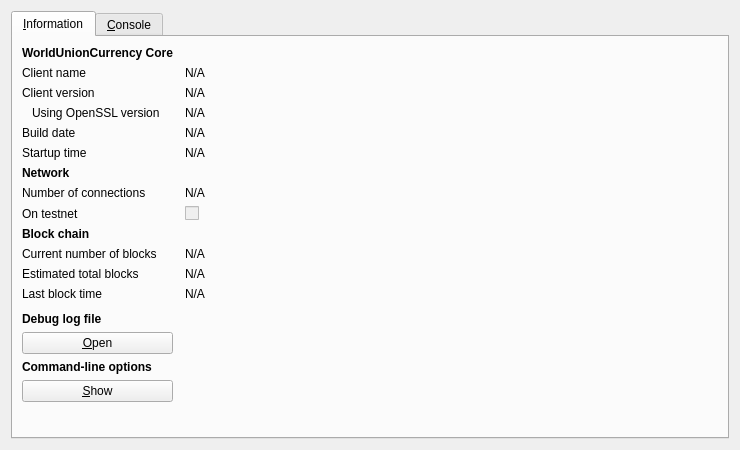
<?xml version="1.0" encoding="UTF-8"?>
<ui version="4.0">
 <class>RPCConsole</class>
 <widget class="QDialog" name="RPCConsole">
  <property name="geometry">
   <rect>
    <x>0</x>
    <y>0</y>
    <width>740</width>
    <height>450</height>
   </rect>
  </property>
  <property name="windowTitle">
   <string>WorldUnionCurrency - Debug window</string>
  </property>
  <layout class="QVBoxLayout" name="verticalLayout_2">
   <item>
    <widget class="QTabWidget" name="tabWidget">
     <property name="currentIndex">
      <number>0</number>
     </property>
     <widget class="QWidget" name="tab_info">
      <attribute name="title">
       <string>&amp;Information</string>
      </attribute>
      <layout class="QGridLayout" name="gridLayout" columnstretch="0,1">
       <property name="horizontalSpacing">
        <number>12</number>
       </property>
       <item row="0" column="0">
        <widget class="QLabel" name="label_9">
         <property name="font">
          <font>
           <weight>75</weight>
           <bold>true</bold>
          </font>
         </property>
         <property name="text">
          <string>WorldUnionCurrency Core</string>
         </property>
        </widget>
       </item>
       <item row="1" column="0">
        <widget class="QLabel" name="label_5">
         <property name="text">
          <string>Client name</string>
         </property>
        </widget>
       </item>
       <item row="1" column="1">
        <widget class="QLabel" name="clientName">
         <property name="cursor">
          <cursorShape>IBeamCursor</cursorShape>
         </property>
         <property name="text">
          <string>N/A</string>
         </property>
         <property name="textFormat">
          <enum>Qt::PlainText</enum>
         </property>
         <property name="textInteractionFlags">
          <set>Qt::LinksAccessibleByMouse|Qt::TextSelectableByKeyboard|Qt::TextSelectableByMouse</set>
         </property>
        </widget>
       </item>
       <item row="2" column="0">
        <widget class="QLabel" name="label_6">
         <property name="text">
          <string>Client version</string>
         </property>
        </widget>
       </item>
       <item row="2" column="1">
        <widget class="QLabel" name="clientVersion">
         <property name="cursor">
          <cursorShape>IBeamCursor</cursorShape>
         </property>
         <property name="text">
          <string>N/A</string>
         </property>
         <property name="textFormat">
          <enum>Qt::PlainText</enum>
         </property>
         <property name="textInteractionFlags">
          <set>Qt::LinksAccessibleByMouse|Qt::TextSelectableByKeyboard|Qt::TextSelectableByMouse</set>
         </property>
        </widget>
       </item>
       <item row="3" column="0">
        <widget class="QLabel" name="label_14">
         <property name="text">
          <string>Using OpenSSL version</string>
         </property>
         <property name="indent">
          <number>10</number>
         </property>
        </widget>
       </item>
       <item row="3" column="1">
        <widget class="QLabel" name="openSSLVersion">
         <property name="cursor">
          <cursorShape>IBeamCursor</cursorShape>
         </property>
         <property name="text">
          <string>N/A</string>
         </property>
         <property name="textFormat">
          <enum>Qt::PlainText</enum>
         </property>
         <property name="textInteractionFlags">
          <set>Qt::LinksAccessibleByMouse|Qt::TextSelectableByKeyboard|Qt::TextSelectableByMouse</set>
         </property>
        </widget>
       </item>
       <item row="4" column="0">
        <widget class="QLabel" name="label_12">
         <property name="text">
          <string>Build date</string>
         </property>
        </widget>
       </item>
       <item row="4" column="1">
        <widget class="QLabel" name="buildDate">
         <property name="cursor">
          <cursorShape>IBeamCursor</cursorShape>
         </property>
         <property name="text">
          <string>N/A</string>
         </property>
         <property name="textFormat">
          <enum>Qt::PlainText</enum>
         </property>
         <property name="textInteractionFlags">
          <set>Qt::LinksAccessibleByMouse|Qt::TextSelectableByKeyboard|Qt::TextSelectableByMouse</set>
         </property>
        </widget>
       </item>
       <item row="5" column="0">
        <widget class="QLabel" name="label_13">
         <property name="text">
          <string>Startup time</string>
         </property>
        </widget>
       </item>
       <item row="5" column="1">
        <widget class="QLabel" name="startupTime">
         <property name="cursor">
          <cursorShape>IBeamCursor</cursorShape>
         </property>
         <property name="text">
          <string>N/A</string>
         </property>
         <property name="textFormat">
          <enum>Qt::PlainText</enum>
         </property>
         <property name="textInteractionFlags">
          <set>Qt::LinksAccessibleByMouse|Qt::TextSelectableByKeyboard|Qt::TextSelectableByMouse</set>
         </property>
        </widget>
       </item>
       <item row="6" column="0">
        <widget class="QLabel" name="label_11">
         <property name="font">
          <font>
           <weight>75</weight>
           <bold>true</bold>
          </font>
         </property>
         <property name="text">
          <string>Network</string>
         </property>
        </widget>
       </item>
       <item row="7" column="0">
        <widget class="QLabel" name="label_7">
         <property name="text">
          <string>Number of connections</string>
         </property>
        </widget>
       </item>
       <item row="7" column="1">
        <widget class="QLabel" name="numberOfConnections">
         <property name="cursor">
          <cursorShape>IBeamCursor</cursorShape>
         </property>
         <property name="text">
          <string>N/A</string>
         </property>
         <property name="textFormat">
          <enum>Qt::PlainText</enum>
         </property>
         <property name="textInteractionFlags">
          <set>Qt::LinksAccessibleByMouse|Qt::TextSelectableByKeyboard|Qt::TextSelectableByMouse</set>
         </property>
        </widget>
       </item>
       <item row="8" column="0">
        <widget class="QLabel" name="label_8">
         <property name="text">
          <string>On testnet</string>
         </property>
        </widget>
       </item>
       <item row="8" column="1">
        <widget class="QCheckBox" name="isTestNet">
         <property name="enabled">
          <bool>false</bool>
         </property>
         <property name="text">
          <string/>
         </property>
        </widget>
       </item>
       <item row="9" column="0">
        <widget class="QLabel" name="label_10">
         <property name="font">
          <font>
           <weight>75</weight>
           <bold>true</bold>
          </font>
         </property>
         <property name="text">
          <string>Block chain</string>
         </property>
        </widget>
       </item>
       <item row="10" column="0">
        <widget class="QLabel" name="label_3">
         <property name="text">
          <string>Current number of blocks</string>
         </property>
        </widget>
       </item>
       <item row="10" column="1">
        <widget class="QLabel" name="numberOfBlocks">
         <property name="cursor">
          <cursorShape>IBeamCursor</cursorShape>
         </property>
         <property name="text">
          <string>N/A</string>
         </property>
         <property name="textFormat">
          <enum>Qt::PlainText</enum>
         </property>
         <property name="textInteractionFlags">
          <set>Qt::LinksAccessibleByMouse|Qt::TextSelectableByKeyboard|Qt::TextSelectableByMouse</set>
         </property>
        </widget>
       </item>
       <item row="11" column="0">
        <widget class="QLabel" name="label_4">
         <property name="text">
          <string>Estimated total blocks</string>
         </property>
        </widget>
       </item>
       <item row="11" column="1">
        <widget class="QLabel" name="totalBlocks">
         <property name="cursor">
          <cursorShape>IBeamCursor</cursorShape>
         </property>
         <property name="text">
          <string>N/A</string>
         </property>
         <property name="textFormat">
          <enum>Qt::PlainText</enum>
         </property>
         <property name="textInteractionFlags">
          <set>Qt::LinksAccessibleByMouse|Qt::TextSelectableByKeyboard|Qt::TextSelectableByMouse</set>
         </property>
        </widget>
       </item>
       <item row="12" column="0">
        <widget class="QLabel" name="label_2">
         <property name="text">
          <string>Last block time</string>
         </property>
        </widget>
       </item>
       <item row="12" column="1">
        <widget class="QLabel" name="lastBlockTime">
         <property name="cursor">
          <cursorShape>IBeamCursor</cursorShape>
         </property>
         <property name="text">
          <string>N/A</string>
         </property>
         <property name="textFormat">
          <enum>Qt::PlainText</enum>
         </property>
         <property name="textInteractionFlags">
          <set>Qt::LinksAccessibleByMouse|Qt::TextSelectableByKeyboard|Qt::TextSelectableByMouse</set>
         </property>
        </widget>
       </item>
       <item row="13" column="0">
        <spacer name="verticalSpacer_2">
         <property name="orientation">
          <enum>Qt::Vertical</enum>
         </property>
         <property name="sizeHint" stdset="0">
          <size>
           <width>20</width>
           <height>20</height>
          </size>
         </property>
        </spacer>
       </item>
       <item row="14" column="0">
        <widget class="QLabel" name="labelDebugLogfile">
         <property name="font">
          <font>
           <weight>75</weight>
           <bold>true</bold>
          </font>
         </property>
         <property name="text">
          <string>Debug log file</string>
         </property>
        </widget>
       </item>
       <item row="15" column="0">
        <widget class="QPushButton" name="openDebugLogfileButton">
         <property name="toolTip">
          <string>Open the WorldUnionCurrency debug log file from the current data directory. This can take a few seconds for large log files.</string>
         </property>
         <property name="text">
          <string>&amp;Open</string>
         </property>
         <property name="autoDefault">
          <bool>false</bool>
         </property>
        </widget>
       </item>
       <item row="16" column="0">
        <widget class="QLabel" name="labelCLOptions">
         <property name="font">
          <font>
           <weight>75</weight>
           <bold>true</bold>
          </font>
         </property>
         <property name="text">
          <string>Command-line options</string>
         </property>
        </widget>
       </item>
       <item row="17" column="0">
        <widget class="QPushButton" name="showCLOptionsButton">
         <property name="toolTip">
          <string>Show the WorldUnionCurrency-Qt help message to get a list with possible WorldUnionCurrency command-line options.</string>
         </property>
         <property name="text">
          <string>&amp;Show</string>
         </property>
         <property name="autoDefault">
          <bool>false</bool>
         </property>
        </widget>
       </item>
       <item row="18" column="0">
        <spacer name="verticalSpacer">
         <property name="orientation">
          <enum>Qt::Vertical</enum>
         </property>
         <property name="sizeHint" stdset="0">
          <size>
           <width>20</width>
           <height>40</height>
          </size>
         </property>
        </spacer>
       </item>
      </layout>
     </widget>
     <widget class="QWidget" name="tab_console">
      <attribute name="title">
       <string>&amp;Console</string>
      </attribute>
      <layout class="QVBoxLayout" name="verticalLayout_3">
       <property name="spacing">
        <number>3</number>
       </property>
       <item>
        <widget class="QTextEdit" name="messagesWidget">
         <property name="minimumSize">
          <size>
           <width>0</width>
           <height>100</height>
          </size>
         </property>
         <property name="readOnly">
          <bool>true</bool>
         </property>
         <property name="tabKeyNavigation" stdset="0">
          <bool>false</bool>
         </property>
         <property name="columnCount" stdset="0">
          <number>2</number>
         </property>
        </widget>
       </item>
       <item>
        <layout class="QHBoxLayout" name="horizontalLayout">
         <property name="spacing">
          <number>3</number>
         </property>
         <item>
          <widget class="QLabel" name="label">
           <property name="text">
            <string notr="true">&gt;</string>
           </property>
          </widget>
         </item>
         <item>
          <widget class="QLineEdit" name="lineEdit"/>
         </item>
         <item>
          <widget class="QPushButton" name="clearButton">
           <property name="maximumSize">
            <size>
             <width>24</width>
             <height>24</height>
            </size>
           </property>
           <property name="toolTip">
            <string>Clear console</string>
           </property>
           <property name="text">
            <string/>
           </property>
           <property name="icon">
            <iconset resource="../bitcoin.qrc">
             <normaloff>:/icons/remove</normaloff>:/icons/remove</iconset>
           </property>
           <property name="shortcut">
            <string notr="true">Ctrl+L</string>
           </property>
           <property name="autoDefault">
            <bool>false</bool>
           </property>
          </widget>
         </item>
        </layout>
       </item>
      </layout>
     </widget>
    </widget>
   </item>
  </layout>
 </widget>
 <resources>
  <include location="../bitcoin.qrc"/>
 </resources>
 <connections/>
</ui>
